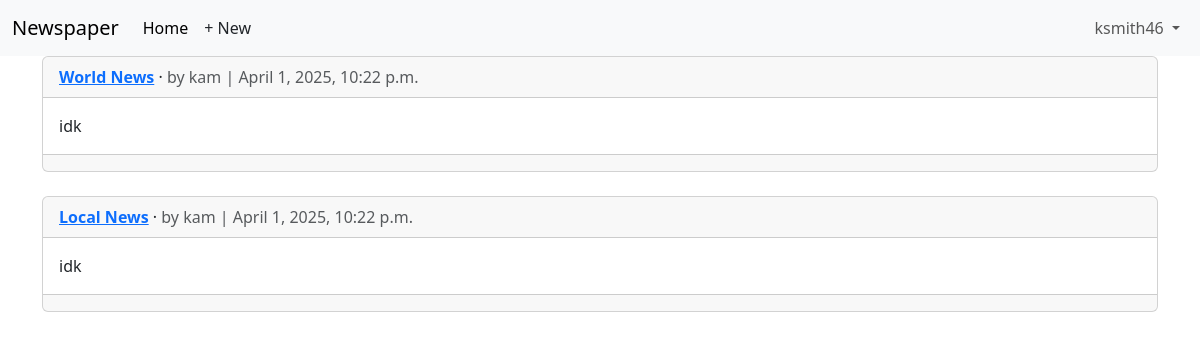
The page /articles/ (signed in) on the database as committed earlier.
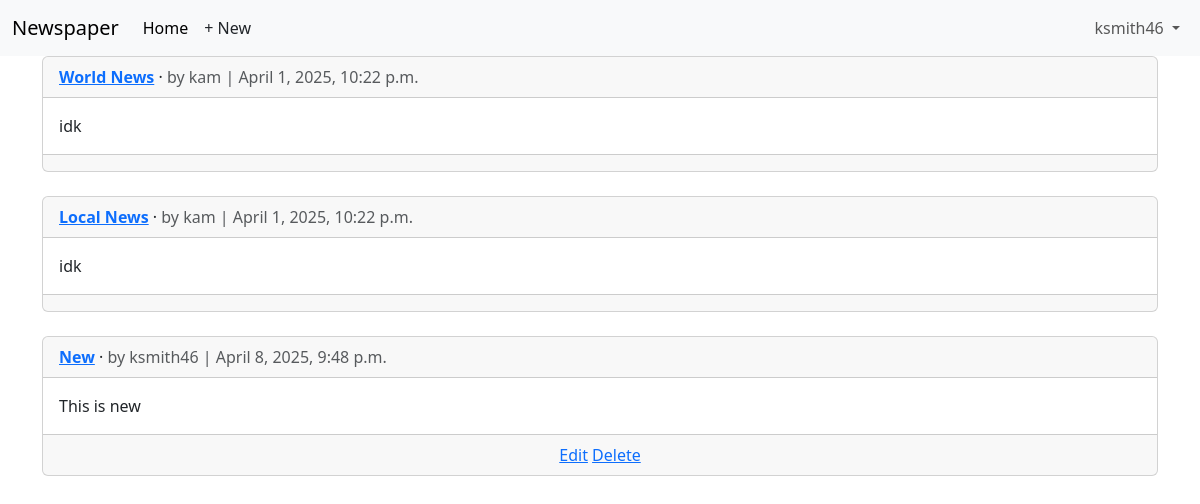
The same page on the database as committed later.
### articles/models.py (models this page shows, shortened)
class Article(models.Model):
    title = models.CharField(max_length=255)
    body = models.TextField()
    date = models.DateTimeField(auto_now_add=True)
    author = models.ForeignKey(
        settings.AUTH_USER_MODEL,
        on_delete=models.CASCADE,
    )
    def get_absolute_url(self):
        return reverse("article_detail", kwargs={"pk": self.pk})

### accounts/models.py (models this page shows)
class CustomUser(AbstractUser):
    age = models.PositiveIntegerField(null=True, blank=True)

### articles/views.py (the view, shortened to what this page needs)
# urls.py: path("", ArticleListView.as_view(), name="article_list"),
class ArticleListView(LoginRequiredMixin, ListView):
    model = Article
    template_name = "article_list.html"
    fields = ("title", "body")

### templates/article_list.html (shortened to what this page needs)
{% extends "base.html" %}
{% block content %}
{% for article in article_list %}
<div class="card">
  <div class="card-header">
    <span class="fw-bold">
      <a href="{{ article.get_absolute_url }}">{{ article.title }}</a>
    </span> &middot;
    <span class="text-muted">by {{ article.author }} |
      {{ article.date }}</span>
  </div>
  <div class="card-body">
    {{ article.body }}
  </div>
  <div class="card-footer text-center text-muted">
    {% if article.author.pk == request.user.pk %}
    <a href="{% url 'article_edit' article.pk %}">Edit</a>
    <a href="{% url 'article_delete' article.pk %}">Delete</a>
    {% endif %}
  </div>
</div>
<br />
{% endfor %}
{% endblock content %}

Rows that differ between the two databases and show on the page:
added Article: title "New", author "ksmith46", date "April 8, 2025, 9:48 p.m.", body "This is new", shows "Edit"
